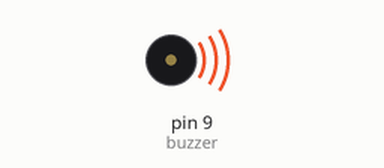
The sketch below on a simulated Arduino Uno, built with avr-gcc and run on an emulated ATmega328P. Parts: buzzer (waves = sounding).

Above: at 0.2 s.
At 4.8 s:
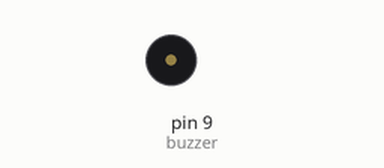
Timing chart, 0 to 7.1 s (numbered marks = the images above):
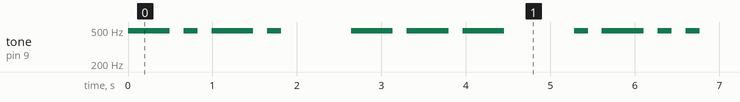

Measured:
- by itself, tone on pin 9 (buzzer): plays 490 Hz for 0.50 s, 490 Hz for 0.17 s, 490 Hz for 0.50 s, 490 Hz for 0.17 s, 490 Hz for 0.50 s, 490 Hz for 0.50 s … (144 notes in this stretch)

The sketch:

wanted_morse.ino
```cpp
/*
Arduino program that plays a morse code on start up
*/

// program variables
// pins
const int buzzer = 9; // a passive buzzer
const int duty = 60; // modulates the sound produced by the buzzer
const int tempo = 165; // base unit of time
const int dit = tempo; // morse dot or time between dots and dashes
const int dah = tempo * 3; // morse dash, it's standard to be 3 times longer than the dot
const int duh = dit * 5; // used as time between characters, it's not a standard value but it's used to make the game a bit easier.
const int wordDelay = tempo * 12; // 7 times longer than a dot is the standard separation between words

void setup() {
    pinMode(buzzer, OUTPUT);
}

void loop() {
    playMorseChar("-.-.");  // C
    playMorseChar("---");   // O
    playMorseChar(".-..");  // L
    playMorseChar("-");     // T
    delay(wordDelay);
}

void playMorseChar(String letter) {
    for(int i = 0; i < letter.length(); i++) {
        /*
        Goes through the characters of a morse word (a morse word being a single alphabet character) and plays it.
        */
        char c = letter[i];
        // start signal
        analogWrite(buzzer, duty);
        digitalWrite(LED_BUILTIN, HIGH);
        // signal duration
        delay(charDuration(c));
        // stop the signal
        digitalWrite(LED_BUILTIN, LOW);
        noTone(buzzer);
        // if not the last dit or dat of the character make a short stop otherwise a longer stop
        if (i < letter.length() - 1) {
            delay(dit);
        }
        else {
            delay(duh);
        }
    }
}

int charDuration(char c) {
    /*
    Returns the duration of the character, ignores anything that's not a period or a hyphen.
    */
    int duration = 0;
    if (c == '.') {
        duration = dit;
    }
    else if (c == '-') {
        duration = dah;
    }
    return duration;
}
```
